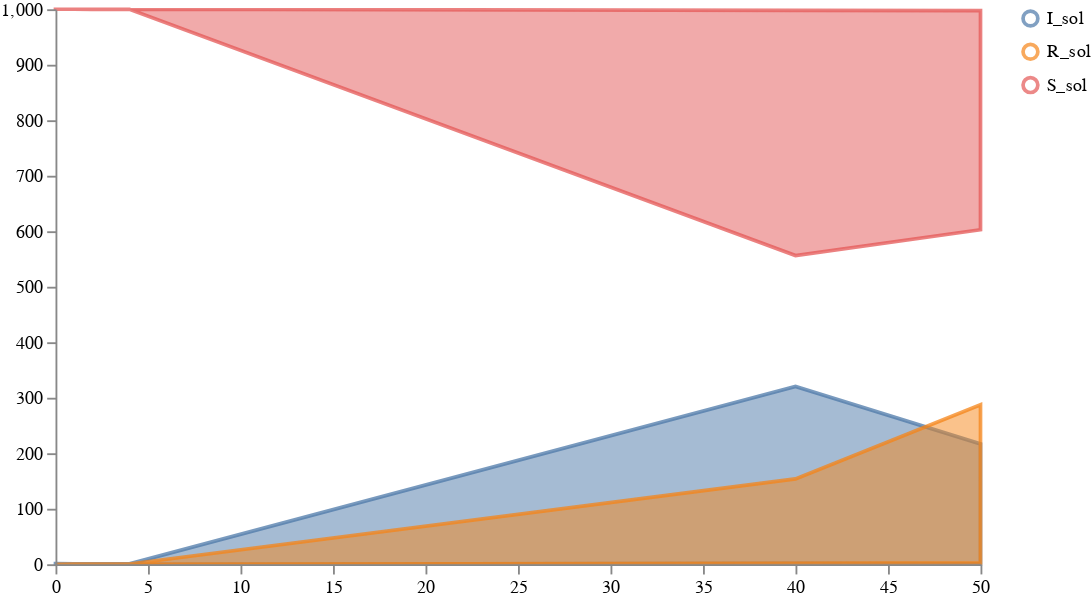

This figure's notebook cell:
### Code cell
result = load_and_sample_petri_ensemble(
    ASKENET_PATHS, weights, solution_mappings, num_samples, timepoints,
    time_unit="days", visual_options={"subset":".*_sol"}
)

plots.ipy_display(result["visual"])

### Figure 1 — Vega specification as saved in the notebook (floating-point values rounded to 4 significant figures)
{"$schema": "https://vega.github.io/schema/vega/v5.json", "axes": [{"name": "x_axis", "orient": "bottom", "scale": "xscale", "zindex": 100}, {"name": "y_axis", "orient": "left", "scale": "yscale", "zindex": 100}], "data": [{"name": "distributions", "values": [{"lower": 0.00525, "timepoint": 0, "trajectory": "I_sol", "upper": 0.9948}, {"lower": 0.007216, "timepoint": 1, "trajectory": "I_sol", "upper": 0.8929}, {"lower": 0.009931, "timepoint": 2, "trajectory": "I_sol", "upper": 0.8018}, {"lower": 0.01382, "timepoint": 3, "trajectory": "I_sol", "upper": 0.7182}, {"lower": 0.01921, "timepoint": 4, "trajectory": "I_sol", "upper": 0.6579}, {"lower": 1.42, "timepoint": 40, "trajectory": "I_sol", "upper": 320.2}, {"lower": 0.7963, "timepoint": 50, "trajectory": "I_sol", "upper": 216.8}, {"lower": 2.891e-14, "timepoint": 0, "trajectory": "R_sol", "upper": 1.521e-11}, {"lower": 0.0003169, "timepoint": 1, "trajectory": "R_sol", "upper": 0.1411}, {"lower": 0.0007081, "timepoint": 2, "trajectory": "R_sol", "upper": 0.2623}, {"lower": 0.00121, "timepoint": 3, "trajectory": "R_sol", "upper": 0.3666}, {"lower": 0.001875, "timepoint": 4, "trajectory": "R_sol", "upper": 0.4586}, {"lower": 1.579, "timepoint": 40, "trajectory": "R_sol", "upper": 153.8}, {"lower": 2.383, "timepoint": 50, "trajectory": "R_sol", "upper": 287.4}, {"lower": 1000.0, "timepoint": 0, "trajectory": "S_sol", "upper": 1000}, {"lower": 1000.0, "timepoint": 1, "trajectory": "S_sol", "upper": 1000.0}, {"lower": 1000.0, "timepoint": 2, "trajectory": "S_sol", "upper": 1000.0}, {"lower": 999.9, "timepoint": 3, "trajectory": "S_sol", "upper": 1000.0}, {"lower": 999.9, "timepoint": 4, "trajectory": "S_sol", "upper": 1000.0}, {"lower": 556.3, "timepoint": 40, "trajectory": "S_sol", "upper": 997.9}, {"lower": 602.8, "timepoint": 50, "trajectory": "S_sol", "upper": 997.7}]}, {"name": "traces", "transform": [{"expr": "isValid(datum.value)", "type": "filter"}], "values": []}, {"name": "points", "values": []}, {"name": "markers", "values": []}, {"name": "selected", "on": [{"remove": true, "trigger": "clear"}, {"remove": true, "trigger": "!shift"}, {"insert": "clicked", "trigger": "!shift && clicked"}, {"toggle": "clicked", "trigger": "shift && clicked"}]}], "height": 300, "legends": [{"encode": {"labels": {"interactive": true, "name": "legendLabel", "update": {"opacity": [{"test": "!length(data('selected')) || indata('selected', 'value', datum.value)", "value": 1}, {"value": 0.25}]}}, "symbols": {"interactive": true, "name": "legendSymbol", "update": {"fill": {"value": "transparent"}, "opacity": [{"test": "!length(data('selected')) || indata('selected', 'value', datum.value)", "value": 0.7}, {"value": 0.15}], "size": {"value": 64}, "strokeWidth": {"value": 2}}}}, "name": "color_legend", "stroke": "color"}], "marks": [{"from": {"facet": {"data": "points", "groupby": "trajectory", "name": "points_split"}}, "marks": [{"encode": {"hover": {"fillOpacity": {"value": 0.9}}, "update": {"fill": {"field": "trajectory", "scale": "color"}, "fillOpacity": [{"test": "!length(data('selected')) || indata('selected', 'value', datum.trajectory)", "value": 0.5}, {"value": 0.15}], "size": {"value": 10}, "stroke": {"field": "trajectory", "scale": "color"}, "strokeOpacity": [{"test": "!length(data('selected')) || indata('selected', 'value', datum.trajectory)", "value": 0.75}, {"value": 0.15}], "strokeWidth": {"value": 2}, "tooltip": {"field": "value"}, "x": {"field": "timepoint", "scale": "xscale"}, "y": {"field": "value", "scale": "yscale"}}}, "from": {"data": "points"}, "name": "_points_symbol", "type": "symbol", "zindex": 3}, {"encode": {"hover": {"fillOpacity": {"value": 0.9}}, "update": {"interpolate": {"value": "linear"}, "stroke": {"field": "trajectory", "scale": "color"}, "strokeOpacity": [{"test": "!length(data('selected')) || indata('selected', 'value', datum.trajectory)", "value": 0.3}, {"value": 0.1}], "strokeWidth": {"value": 2}, "x": {"field": "timepoint", "scale": "xscale"}, "y": {"field": "value", "scale": "yscale"}}}, "from": {"data": "points"}, "name": "_points_line", "type": "line", "zindex": 3}], "name": "_points", "type": "group", "zindex": 3}, {"from": {"facet": {"data": "traces", "groupby": "trajectory", "name": "traces_split"}}, "marks": [{"encode": {"hover": {"fillOpacity": {"value": 0.9}}, "update": {"interpolate": {"value": "linear"}, "stroke": {"field": "trajectory", "scale": "color"}, "strokeOpacity": [{"test": "!length(data('selected')) || indata('selected', 'value', datum.trajectory)", "value": 0.75}, {"value": 0.15}], "strokeWidth": {"value": 2}, "x": {"field": "timepoint", "scale": "xscale"}, "y": {"field": "value", "scale": "yscale"}}}, "from": {"data": "traces_split"}, "name": "_traces_lines", "type": "line"}], "name": "_traces", "type": "group", "zindex": 2}, {"from": {"facet": {"data": "distributions", "groupby": "trajectory", "name": "trajectory_split"}}, "marks": [{"encode": {"hover": {"fillOpacity": {"value": 0.9}}, "update": {"fill": {"field": "trajectory", "scale": "color"}, "fillOpacity": [{"test": "!length(data('selected')) || indata('selected', 'value', datum.trajectory)", "value": 0.5}, {"value": 0.15}], "interpolate": {"value": "linear"}, "stroke": {"field": "trajectory", "scale": "color"}, "strokeOpacity": [{"test": "!length(data('selected')) || indata('selected', 'value', datum.trajectory)", "value": 0.75}, {"value": 0.15}], "strokeWidth": {"value": 2}, "x": {"field": "timepoint", "scale": "xscale"}, "y": {"field": "upper", "scale": "yscale"}, "y2": {"field": "lower", "scale": "yscale"}}}, "from": {"data": "trajectory_split"}, "type": "area"}], "name": "_distributions", "type": "group", "zindex": 1}, {"marks": [{"encode": {"enter": {"stroke": {"value": "lightgray"}}, "update": {"opacity": {"value": 1}, "x": {"field": "timepoint", "scale": "xscale"}, "y": {"signal": "height"}, "y2": {"value": 0}}}, "from": {"data": "markers"}, "name": "_marker text", "type": "rule"}, {"encode": {"enter": {"fontSize": {"value": 8}, "text": {"field": "datum.label"}, "y": {"value": 0}}}, "from": {"data": "_marker text"}, "name": "_marker flags", "transform": [{"as": ["x", "_y", "opacity", "align", "baseline"], "lineAnchor": "start", "offset": [1], "size": {"signal": "[width, height]"}, "type": "label"}], "type": "text"}], "name": "_markers", "type": "group"}], "scales": [{"domain": {"fields": [{"data": "distributions", "field": "timepoint"}, {"data": "traces", "field": "timepoint"}, {"data": "points", "field": "timepoint"}, {"data": "markers", "field": "timepoint"}]}, "name": "xscale", "range": "width", "type": "linear", "zero": false}, {"domain": {"fields": [{"data": "distributions", "field": "lower"}, {"data": "distributions", "field": "upper"}, {"data": "traces", "field": "value"}, {"data": "points", "field": "value"}]}, "name": "yscale", "nice": true, "range": "height", "type": "linear", "zero": true}, {"domain": {"fields": [{"data": "distributions", "field": "trajectory"}, {"data": "traces", "field": "trajectory"}, {"data": "points", "field": "trajectory"}]}, "name": "color", "range": "category", "type": "ordinal"}], "signals": [{"name": "clear", "on": [{"events": "mouseup[!event.item]", "force": true, "update": "true"}], "value": true}, {"name": "shift", "on": [{"events": "@legendSymbol:click, @legendLabel:click", "force": true, "update": "event.shiftKey"}], "value": false}, {"name": "clicked", "on": [{"events": "@legendSymbol:click, @legendLabel:click", "force": true, "update": "{value: datum.value}"}], "value": null}], "width": 500}
